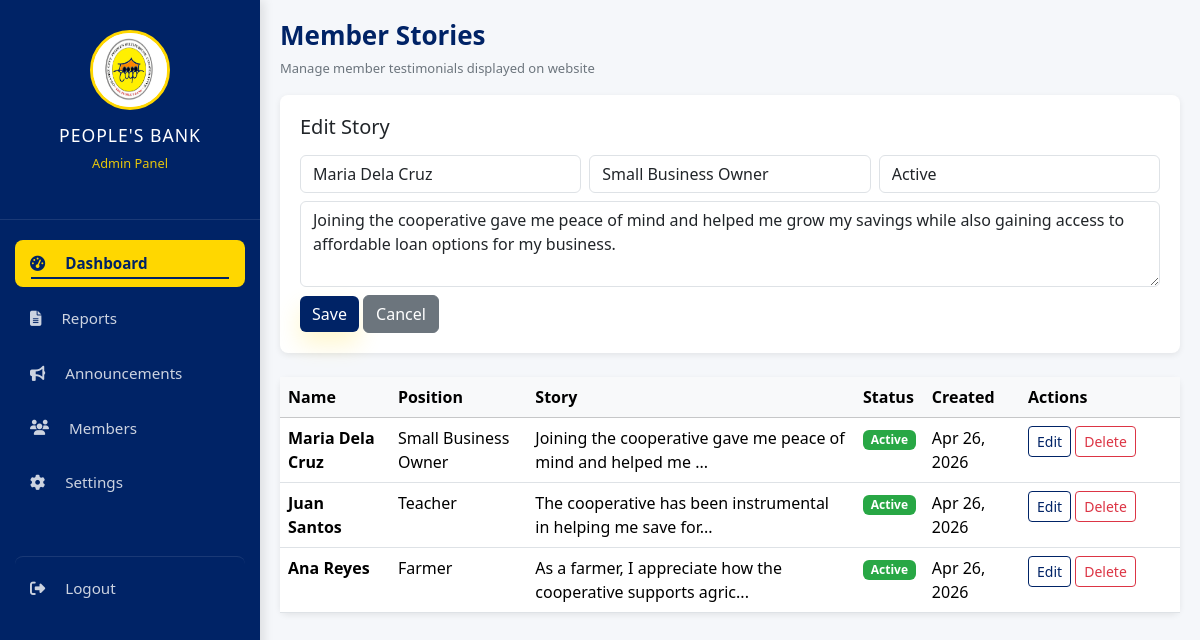
The app's page /admin/members.php?edit=1 (signed in) with its own data.
### tables this page shows
CREATE TABLE IF NOT EXISTS member_stories (
    id INT PRIMARY KEY AUTO_INCREMENT,
    name VARCHAR(255) NOT NULL,
    position VARCHAR(255),
    story TEXT NOT NULL,
    image VARCHAR(500),
    status ENUM('active', 'inactive') DEFAULT 'active',
    created_at TIMESTAMP DEFAULT CURRENT_TIMESTAMP,
    updated_at TIMESTAMP DEFAULT CURRENT_TIMESTAMP ON UPDATE CURRENT_TIMESTAMP,
    created_by INT,
    FOREIGN KEY (created_by) REFERENCES users(id)
);

### admin/members.php (the view, shortened to what this page needs)
<?php
require_once '../db_function/db.php';
$stmt = $pdo->query("SELECT * FROM member_stories ORDER BY created_at DESC");
$stories = $stmt->fetchAll();
$editStory = null;
if (isset($_GET['edit'])) {
    $stmt = $pdo->prepare("SELECT * FROM member_stories WHERE id=?");
    $stmt->execute([$_GET['edit']]);
    $editStory = $stmt->fetch();
}
?>
<!DOCTYPE html>
<html lang="en">
<head>
<link rel="stylesheet" href="../assets/css/style.css">
<link href="https://cdn.jsdelivr.net/npm/bootstrap@5.3.2/dist/css/bootstrap.min.css" rel="stylesheet">
<link href="https://cdnjs.cloudflare.com/ajax/libs/font-awesome/6.4.0/css/all.min.css" rel="stylesheet">
</head>
<body>
<?php include_once '../includes/sidebar.php'; ?>
<div class="cms-container">
    <div>
        <h1 class="page-title">Member Stories</h1>
        <p class="page-subtitle">Manage member testimonials displayed on website</p>
    </div>
    <div class="card-box mt-3 mb-4">
        <h5 class="mb-3">
            <?= $editStory ? 'Edit Story' : 'Add New Story' ?>
        </h5>
        <form method="POST" class="row g-2">
            <div class="col-md-4">
                <input class="form-control" name="name" placeholder="Name"
                       value="<?= $editStory['name'] ?? '' ?>" required>
            </div>
            <div class="col-md-4">
                <input class="form-control" name="position" placeholder="Position"
                       value="<?= $editStory['position'] ?? '' ?>">
            </div>
            <div class="col-md-4">
                <select class="form-control" name="status">
                    <option value="active" <?= ($editStory['status'] ?? '')=='active'?'selected':'' ?>>Active</option>
                </select>
            </div>
            <div class="col-12">
                <textarea class="form-control" name="story" rows="3"
                          placeholder="Story..." required><?= $editStory['story'] ?? '' ?></textarea>
            </div>
            <div class="col-12">
                <button class="btn btn-primary" name="<?= $editStory?'edit_story':'add_story' ?>">
                    Save
                </button>
                <?php if($editStory): ?>
                    <a href="members.php" class="btn btn-secondary">Cancel</a>
                <?php endif; ?>
            </div>
        </form>
    </div>
    <div class="table-container">
        <div class="table-responsive">
            <table class="table table-hover mb-0">
                <thead class="table-light">
                    <tr>
                        <th>Name</th>
                        <th>Position</th>
                        <th>Story</th>
                        <th>Status</th>
                        <th>Created</th>
                        <th style="width:160px;">Actions</th>
                    </tr>
                </thead>
                <tbody>
                <?php foreach($stories as $s): ?>
                    <tr>
                        <td><b><?= htmlspecialchars($s['name']) ?></b></td>
                        <td><?= htmlspecialchars($s['position']) ?></td>
                        <td><?= substr(htmlspecialchars($s['story']),0,60) ?>...</td>
                        <td>
                            <span class="badge <?= $s['status'] ?>">
                                <?= ucfirst($s['status']) ?>
                            </span>
                        </td>
                        <td><?= date('M d, Y', strtotime($s['created_at'])) ?></td>
                        <td>
                            <a href="?edit=<?= $s['id'] ?>" class="btn btn-sm btn-outline-primary">Edit</a>
                            <form method="POST" style="display:inline;">
                                <button class="btn btn-sm btn-outline-danger" name="delete_story"
                                        onclick="return confirm('Delete this story?')">
                                    Delete
                                </button>
                            </form>
                        </td>
                    </tr>
                <?php endforeach; ?>
                </tbody>
            </table>
        </div>
    </div>
</div>
</body>
</html>

### assets/css/style.css (style rules this page uses)
:root { --primary-blue: #002366; --accent-gold: #FFD700; --bg-light: #f4f7f6; --text-dark: #333; --white: #ffffff; }
* { margin: 0; padding: 0; box-sizing: border-box; font-family: 'Segoe UI', Roboto, Helvetica, Arial, sans-serif; }
body { background-color: var(--bg-light); }
.btn { display: inline-flex; align-items: center; justify-content: center; padding: 14px 18px; border-radius: 14px; font-weight: 700; text-decoration: none; transition: transform 0.2s ease, box-shadow 0.2s ease; }
.btn-primary { background: linear-gradient(135deg, var(--accent-gold), #e1b500); color: var(--primary-blue); box-shadow: 0 12px 24px rgba(255, 215, 0, 0.2); }
.btn-secondary { background: rgba(0, 35, 102, 0.08); color: var(--primary-blue); border: 1px solid rgba(0, 35, 102, 0.12); }

### admin/members.php (style rules this page uses)
:root { --primary:#002366; }
body { background:#f5f7fa; }
.cms-container { margin-left:260px; padding:20px; }
.page-title { font-size:26px; font-weight:700; color:var(--primary); }
.page-subtitle { font-size:13px; color:#6c757d; }
.card-box { background:#fff; border-radius:8px; box-shadow:0 2px 6px rgba(0,0,0,.08); padding:20px; }
.table-container { background:#fff; border-radius:8px; box-shadow:0 2px 6px rgba(0,0,0,.08); }
.form-control { border-radius:6px; }
.btn-primary { background:var(--primary); border:none; }
.btn-outline-primary { border-color:var(--primary); color:var(--primary); }
.badge.active { background:#28a745; }

### records on screen
member_stories: name "Maria Dela Cruz", position "Small Business Owner", status "Active", story "Joining the cooperative gave me peace of mind and helped me grow my savings while also gaining access to affordable loan options for my business.", story "Joining the cooperative gave me peace of mind and helped me", created_at "Apr 26, 2026"
member_stories: name "Juan Santos", position "Teacher", story "The cooperative has been instrumental in helping me save for", status "Active", created_at "Apr 26, 2026"
member_stories: name "Ana Reyes", position "Farmer", story "As a farmer, I appreciate how the cooperative supports agric", status "Active", created_at "Apr 26, 2026"
